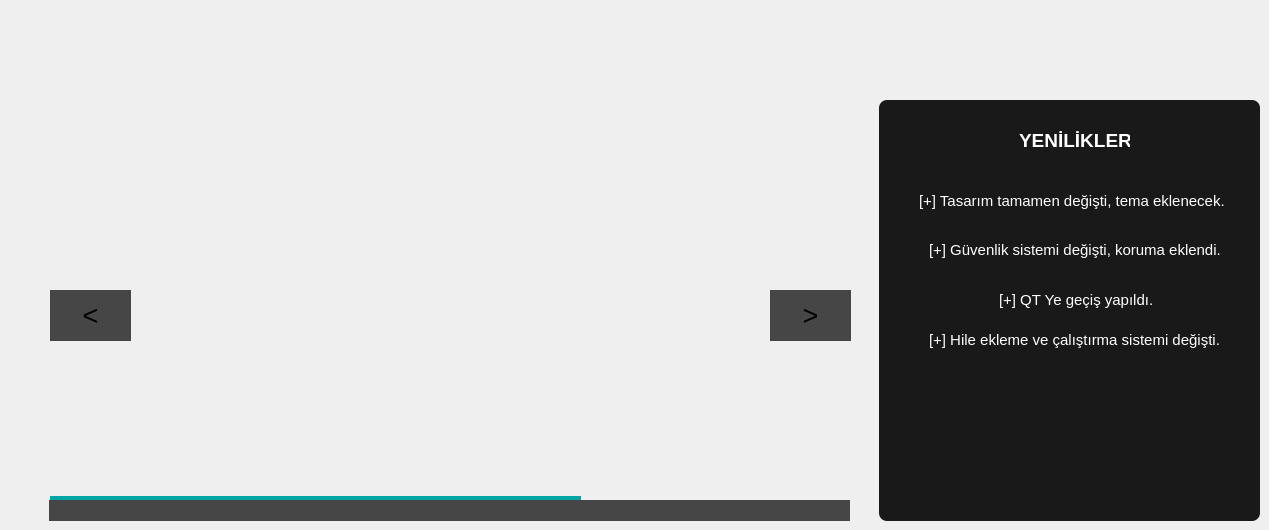
      <widget class="QWidget" name="anamenu">
       <attribute name="title">
        <string>Ana Menü</string>
       </attribute>
       <widget class="QLabel" name="slideShowL">
        <property name="geometry">
         <rect>
          <x>50</x>
          <y>100</y>
          <width>801</width>
          <height>421</height>
         </rect>
        </property>
        <property name="text">
         <string/>
        </property>
        <property name="pixmap">
         <pixmap resource="darkstyle.qrc">:/darkstyle/2.jpg</pixmap>
        </property>
        <property name="scaledContents">
         <bool>false</bool>
        </property>
       </widget>
       <widget class="QWidget" name="widget_6" native="true">
        <property name="geometry">
         <rect>
          <x>879</x>
          <y>100</y>
          <width>381</width>
          <height>421</height>
         </rect>
        </property>
        <property name="styleSheet">
         <string notr="true">background-color: #191919;
border:none;border-radius:8px;</string>
        </property>
        <widget class="QLabel" name="label_14">
         <property name="geometry">
          <rect>
           <x>140</x>
           <y>30</y>
           <width>111</width>
           <height>21</height>
          </rect>
         </property>
         <property name="font">
          <font>
           <pointsize>14</pointsize>
           <bold>true</bold>
          </font>
         </property>
         <property name="styleSheet">
          <string notr="true">color: rgb(255, 255, 255);</string>
         </property>
         <property name="text">
          <string>YENİLİKLER</string>
         </property>
        </widget>
        <widget class="QLabel" name="label_15">
         <property name="geometry">
          <rect>
           <x>40</x>
           <y>90</y>
           <width>311</width>
           <height>21</height>
          </rect>
         </property>
         <property name="font">
          <font>
           <pointsize>11</pointsize>
          </font>
         </property>
         <property name="mouseTracking">
          <bool>true</bool>
         </property>
         <property name="styleSheet">
          <string notr="true">color: rgb(255, 255, 255);</string>
         </property>
         <property name="text">
          <string>[+] Tasarım tamamen değişti, tema eklenecek.</string>
         </property>
        </widget>
        <widget class="QLabel" name="label_18">
         <property name="geometry">
          <rect>
           <x>50</x>
           <y>140</y>
           <width>301</width>
           <height>21</height>
          </rect>
         </property>
         <property name="font">
          <font>
           <pointsize>11</pointsize>
          </font>
         </property>
         <property name="styleSheet">
          <string notr="true">color: rgb(255, 255, 255);</string>
         </property>
         <property name="text">
          <string>&lt;html&gt;&lt;head/&gt;&lt;body&gt;&lt;p&gt;[+] Güvenlik sistemi değişti, koruma eklendi.&lt;/p&gt;&lt;/body&gt;&lt;/html&gt;</string>
         </property>
        </widget>
        <widget class="QLabel" name="label_24">
         <property name="geometry">
          <rect>
           <x>120</x>
           <y>190</y>
           <width>331</width>
           <height>21</height>
          </rect>
         </property>
         <property name="font">
          <font>
           <pointsize>11</pointsize>
          </font>
         </property>
         <property name="styleSheet">
          <string notr="true">color: rgb(255, 255, 255);</string>
         </property>
         <property name="text">
          <string>&lt;html&gt;&lt;head/&gt;&lt;body&gt;&lt;p&gt;[+] QT Ye geçiş yapıldı.&lt;/p&gt;&lt;/body&gt;&lt;/html&gt;</string>
         </property>
        </widget>
        <widget class="QLabel" name="label_25">
         <property name="geometry">
          <rect>
           <x>50</x>
           <y>230</y>
           <width>301</width>
           <height>21</height>
          </rect>
         </property>
         <property name="font">
          <font>
           <pointsize>11</pointsize>
          </font>
         </property>
         <property name="styleSheet">
          <string notr="true">color: rgb(255, 255, 255);</string>
         </property>
         <property name="text">
          <string>&lt;html&gt;&lt;head/&gt;&lt;body&gt;&lt;p&gt;[+] Hile ekleme ve çalıştırma sistemi değişti.&lt;/p&gt;&lt;/body&gt;&lt;/html&gt;</string>
         </property>
        </widget>
       </widget>
       <widget class="QPushButton" name="pushButton_2">
        <property name="geometry">
         <rect>
          <x>50</x>
          <y>290</y>
          <width>81</width>
          <height>51</height>
         </rect>
        </property>
        <property name="font">
         <font>
          <pointsize>20</pointsize>
          <bold>false</bold>
         </font>
        </property>
        <property name="styleSheet">
         <string notr="true">QPushButton{
border:none;
background-color: rgba(0, 0, 0, 180);
}
QPushButton::hover{
color:rgb(0, 165, 165);
}</string>
        </property>
        <property name="text">
         <string>&lt;</string>
        </property>
       </widget>
       <widget class="QPushButton" name="pushButton_3">
        <property name="geometry">
         <rect>
          <x>770</x>
          <y>290</y>
          <width>81</width>
          <height>51</height>
         </rect>
        </property>
        <property name="font">
         <font>
          <pointsize>20</pointsize>
         </font>
        </property>
        <property name="styleSheet">
         <string notr="true">QPushButton{
border:none;
background-color: rgba(0, 0, 0, 180);
}
QPushButton::hover{
color:rgb(0, 165, 165);
}</string>
        </property>
        <property name="text">
         <string>&gt;</string>
        </property>
       </widget>
       <widget class="QWidget" name="widget_7" native="true">
        <property name="geometry">
         <rect>
          <x>49</x>
          <y>500</y>
          <width>801</width>
          <height>21</height>
         </rect>
        </property>
        <property name="styleSheet">
         <string notr="true">background-color: rgba(0, 0, 0, 180);</string>
        </property>
       </widget>
       <widget class="QWidget" name="widget_8" native="true">
        <property name="geometry">
         <rect>
          <x>50</x>
          <y>496</y>
          <width>531</width>
          <height>4</height>
         </rect>
        </property>
        <property name="styleSheet">
         <string notr="true">background-color: rgb(0, 165, 165);</string>
        </property>
       </widget>
      </widget>
